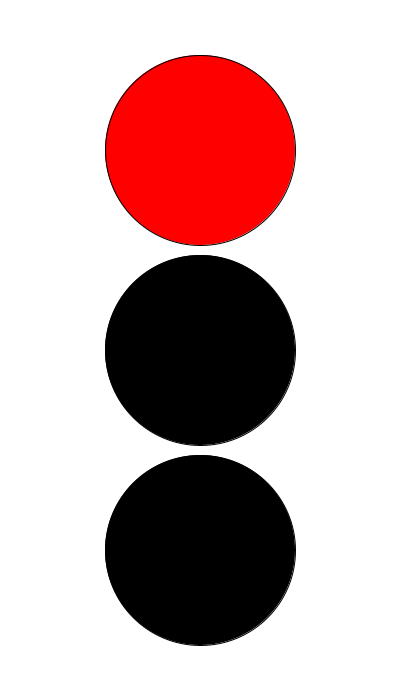
Frame 1 (no input)
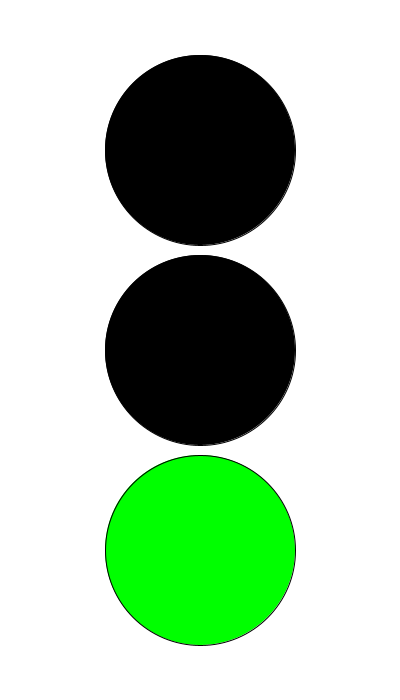
Frame 60 (the mouse pressed at the canvas centre just before this capture)
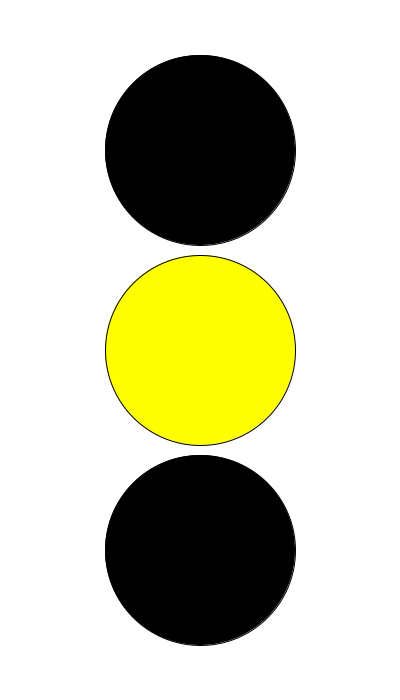
Frame 120 (the mouse held since frame 60 and released just before this capture)

The Processing sketch that drew these frames (run headless with seeded random() and noise(); from frame 60 on, the mouse is pressed at the canvas centre):

// Processing sketch: task_6
// ── task_6.pde
void setup() {
  size(400, 700);
  frameRate(10);
}
int B = 190;
int sort = 0;
int rød = 255;
int grøn = 255;
int gul = 255;
int tid = 0;

void draw() {
  background(255);
  tid++;

  if (tid < 30) {
    sort = 0;
    rød = 255;
    gul = 0;
    grøn = 0;
  }

  if (tid >= 30 && tid < 60) {
    sort = 0;
    rød = 255;
    gul = 255;
    grøn = 0;
  }

  if (tid >= 60 && tid < 90) {
    sort = 0;
    rød = 0;
    gul = 0;
    grøn = 255;
  }
  if (tid >= 90 && tid < 120) {
    sort = 0;
    rød = 0;
    gul = 255;
    grøn = 0;
  }
  if (tid >= 120) {
    tid = 0;
  }
  fill(rød, sort, sort);
  ellipse(200, 150, B, B);

  fill(gul, gul, sort);
  ellipse(200, 350, B, B);

  fill(sort, grøn, sort);
  ellipse(200, 550, B, B);
}
